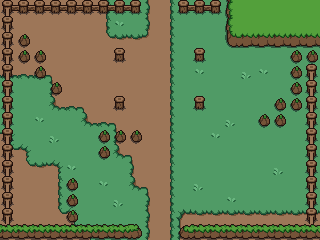

This game map was drawn from its Tiled (.tmx) file and the tilesets committed beside it. A one-line description and the full map source follow:
An orthogonal 20x15 tile map with 16x16 px tiles, 3 tile layers (Desen Katmanı 1, Desen Katmanı 2, Desen Katmanı 3).

<map version="1.10" tiledversion="1.12.1" orientation="orthogonal" renderorder="right-down" width="20" height="15" tilewidth="16" tileheight="16" infinite="0" nextlayerid="4" nextobjectid="1">
 <tileset firstgid="1" source="plains.tsx" />
 <layer id="1" name="Desen Katmanı 1" width="20" height="15">
  <data encoding="csv">
9,9,9,9,9,9,9,9,9,9,9,9,9,9,9,9,9,9,9,9,
9,9,9,9,9,9,9,9,9,9,9,9,9,9,9,9,9,9,9,9,
9,9,9,9,9,9,9,9,9,9,9,9,9,9,9,9,9,9,9,9,
9,9,9,9,9,9,9,9,9,9,9,9,9,9,9,9,9,9,9,9,
9,9,9,9,9,9,9,9,9,9,9,9,9,47,9,9,9,9,9,9,
9,9,9,9,9,9,9,9,9,9,9,9,9,9,9,47,9,9,9,9,
9,9,9,9,9,9,9,9,9,9,9,9,9,9,9,9,9,9,9,9,
9,9,9,9,9,9,9,9,9,9,9,9,9,47,9,9,9,9,9,9,
9,9,9,9,9,9,9,9,9,9,9,9,9,9,9,9,9,9,9,9,
9,9,9,9,9,9,9,9,9,9,9,9,9,9,9,9,9,9,9,9,
9,9,9,9,9,9,9,9,9,9,9,9,9,9,9,9,9,9,9,9,
9,9,9,9,9,9,9,9,9,9,9,9,9,9,9,9,9,9,9,9,
9,9,9,9,9,9,9,9,9,9,9,9,9,9,9,9,9,9,9,9,
9,9,9,9,9,9,9,9,9,9,9,9,9,9,9,9,9,9,9,9,
9,9,9,9,9,9,9,9,8,9,9,9,9,9,9,9,9,9,9,9
</data>
 </layer>
 <layer id="2" name="Desen Katmanı 2" width="20" height="15">
  <data encoding="csv">
0,0,0,0,0,0,10,49,49,8,10,49,49,49,49,0,0,0,0,0,
0,0,0,0,0,0,10,49,49,8,10,49,49,49,49,0,0,0,0,0,
0,0,0,0,0,0,11,3,3,12,10,49,49,49,49,49,49,49,49,49,
0,0,0,0,0,0,0,0,0,0,10,49,49,49,49,49,49,49,49,49,
15,15,15,6,0,0,0,0,0,0,10,49,49,49,49,49,49,49,49,49,
49,49,49,8,0,0,0,0,0,0,10,49,49,49,49,49,49,49,49,49,
49,49,49,14,15,6,0,0,0,0,10,49,49,49,49,49,49,49,49,49,
49,49,49,49,49,14,15,6,0,0,10,49,49,49,49,49,49,49,49,49,
4,49,49,49,49,49,49,8,0,0,10,49,49,49,49,49,49,49,49,49,
11,4,49,49,49,49,49,14,6,0,10,49,49,49,49,49,49,49,49,49,
0,11,3,4,49,49,49,49,8,0,10,49,49,49,49,49,49,49,49,49,
0,0,0,10,49,49,49,49,14,6,10,49,49,49,49,49,49,49,49,49,
0,0,0,10,49,49,49,49,49,8,10,49,49,49,49,49,49,49,49,49,
0,0,0,11,4,49,49,49,49,8,10,2,3,3,3,3,3,3,3,3,
9,9,9,9,11,4,49,49,49,8,10,8,9,9,9,9,9,9,9,9
</data>
 </layer>
 <layer id="3" name="Desen Katmanı 3" width="20" height="15">
  <data encoding="csv">
51,70,70,70,70,70,70,70,65,0,0,69,70,71,32,33,33,33,33,33,
50,0,0,0,0,0,0,47,0,0,0,0,0,0,32,33,33,33,33,33,
50,43,0,0,0,0,0,0,0,0,0,0,0,0,38,39,39,39,39,39,
50,43,43,0,0,0,0,68,0,0,0,0,68,0,0,0,0,0,43,43,
50,0,43,0,0,0,0,0,0,0,0,0,47,0,0,48,47,0,43,50,
50,0,0,43,0,0,0,0,0,0,0,0,0,0,0,0,0,0,43,50,
50,0,0,0,0,0,0,68,0,0,0,0,68,0,0,0,0,43,43,50,
50,0,47,0,0,0,0,0,0,0,0,0,0,0,48,0,43,43,0,50,
50,0,0,48,0,0,43,43,43,0,0,0,0,47,0,0,0,0,0,50,
50,0,0,0,0,0,43,0,0,0,0,0,0,0,0,0,0,0,0,50,
50,0,0,0,47,0,0,0,0,0,0,0,0,0,0,0,0,48,0,50,
50,0,0,0,43,0,47,0,0,0,0,0,48,0,0,0,0,0,0,50,
50,0,0,0,43,0,0,48,0,0,0,0,0,0,47,0,0,0,0,50,
50,0,0,0,43,0,0,0,0,0,0,0,0,0,0,0,0,0,0,50,
45,45,45,45,45,45,45,45,46,0,0,44,45,45,45,45,45,45,45,45
</data>
 </layer>
</map>
